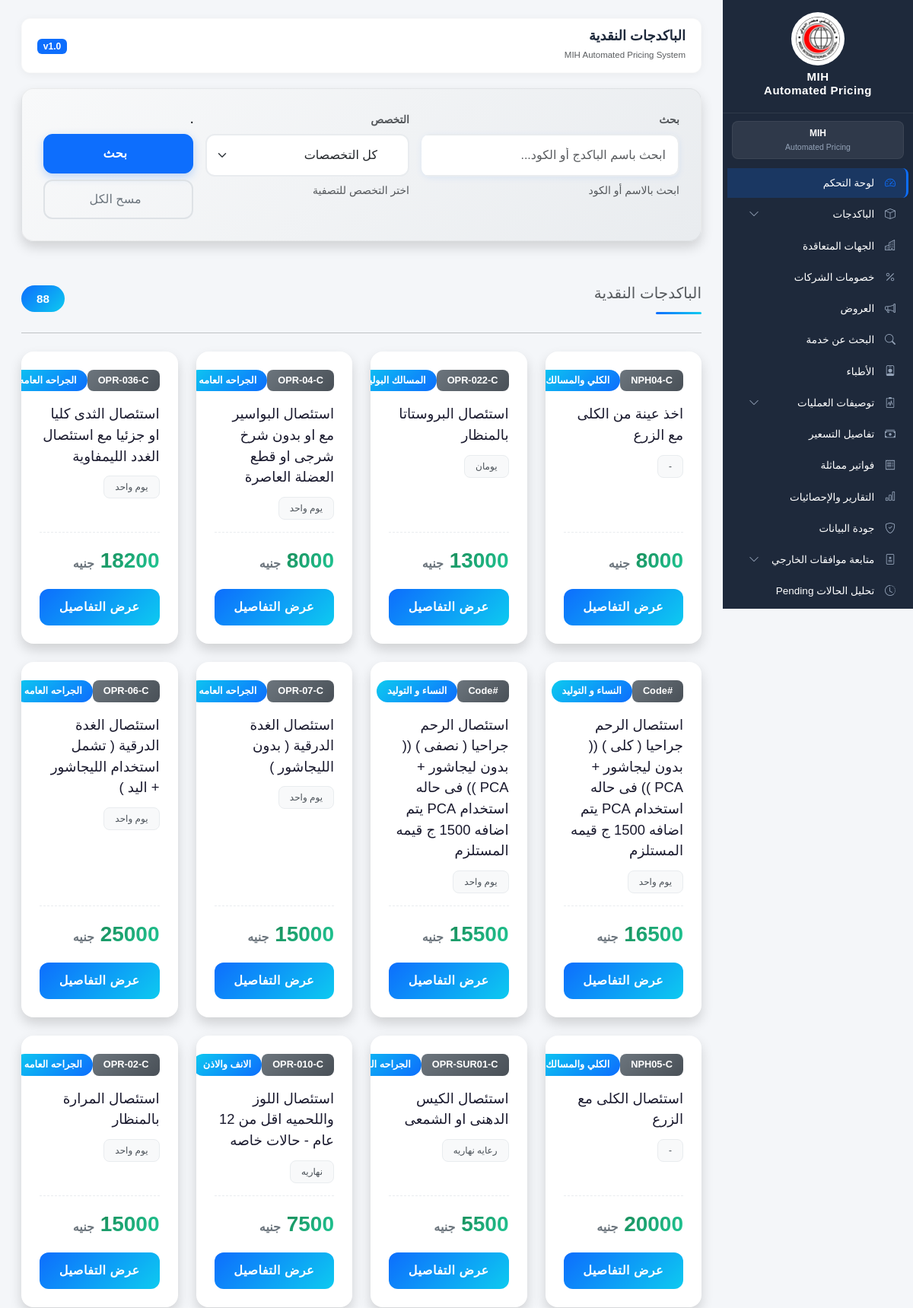
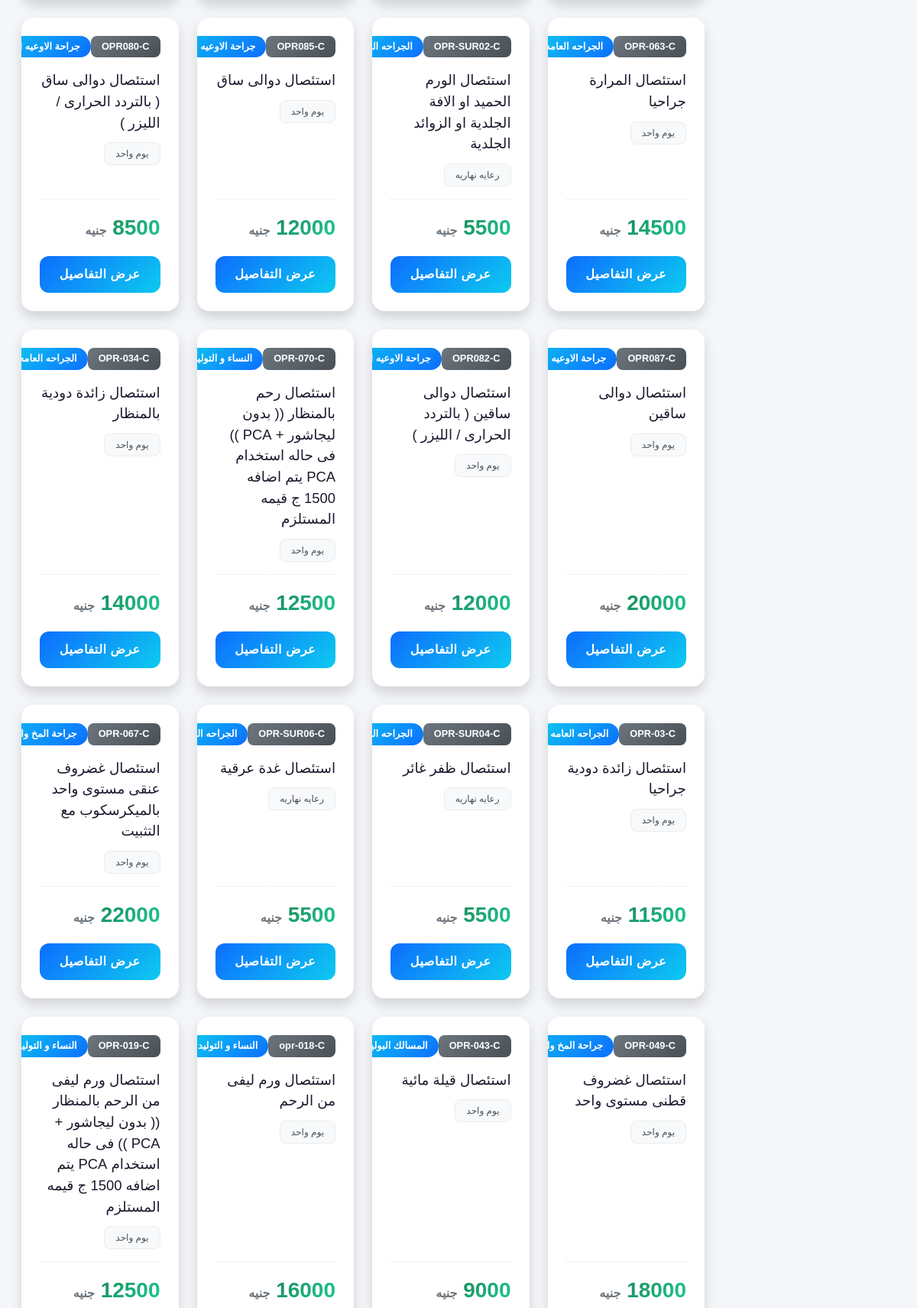
The page /cash-packages/ (upper part) on the database its author committed (2 pictures, top to bottom).
### medical_catalog/models.py (models this page shows, shortened)
class Package(models.Model):
    entity = models.ForeignKey(
        'contracts.ContractEntity',  # ✅ استخدم اسم التطبيق بالكامل
        on_delete=models.CASCADE,
        related_name="packages",
        null=True,
        blank=True,
        verbose_name="الجهة المتعاقدة"
    )
    specialty = models.ForeignKey(
        Specialty,
        on_delete=models.PROTECT,
        related_name="packages"
    )
    procedure = models.ForeignKey(
        Procedure,
        on_delete=models.SET_NULL,
        null=True,
        blank=True,
        related_name="packages"
    )
    name = models.CharField(
        max_length=500
    )
    code = models.CharField(
        max_length=100,
        blank=True,
        null=True,
        db_index=True
    )
    base_price = models.DecimalField(
        max_digits=12,
        decimal_places=2,
        blank=True,
        null=True
    )
    stay_duration = models.CharField(
        max_length=100,
        blank=True,
        null=True
    )
    effective_from = models.DateField(
        blank=True,
        null=True
    )
    notes = models.TextField(
        blank=True,
        null=True
    )
    package_note = models.TextField(
    blank=True,
    null=True
    )
    is_cash_package = models.BooleanField(
        default=False
    )
    contract_type = models.CharField(
        max_length=100,
        blank=True,
        null=True,
        verbose_name="نوع العقد"
    )
    total_without_discount = models.DecimalField(
        max_digits=12,
        decimal_places=2,
        blank=True,
        null=True,
        verbose_name="الإجمالي قبل الخصم"
    )
    total_price = models.DecimalField(
        max_digits=12,
        decimal_places=2,
        blank=True,
        null=True,
        verbose_name="السعر الإجمالي"
    )
    current_discount = models.DecimalField(
        max_digits=5,
        decimal_places=2,
        blank=True,
        null=True,
        verbose_name="الخصم الحالي"
    )
    price_list_applied = models.CharField(
        max_length=255,
        blank=True,
        null=True,
        verbose_name="قائمة الأسعار المطبقة"
    )
    special_offer_price = models.DecimalField(
        max_digits=12,
        decimal_places=2,
        blank=True,
        null=True,
        verbose_name="سعر العرض الخاص"
    )
    special_offer_company = models.CharField(
        max_length=255,
        blank=True,
        null=True,
        verbose_name="شركة العرض الخاص"
    )
    cash_price = models.DecimalField(
        max_digits=12,
        decimal_places=2,
        blank=True,
        null=True,
        verbose_name="السعر النقدي"
    )
    is_active = models.BooleanField(
        default=True
    )
    created_at = models.DateTimeField(auto_now_add=True)
    updated_at = models.DateTimeField(auto_now=True)
    class Meta:
        verbose_name = "الباكدج"
        verbose_name_plural = "الباكدجات"
        ordering = ["name"]
        indexes = [
            models.Index(fields=["specialty"]),
            models.Index(fields=["entity"]),  # ✅ إضافة فهرس للـ entity
        ]

class Specialty(models.Model):
    name = models.CharField(
        max_length=255,
        unique=True,
        verbose_name="اسم التخصص"
    )
    color = models.CharField(
        max_length=50,
        blank=True,
        null=True,
        verbose_name="اللون"
    )
    icon = models.CharField(
        max_length=100,
        blank=True,
        null=True,
        verbose_name="الأيقونة"
    )
    is_active = models.BooleanField(default=True)
    created_at = models.DateTimeField(auto_now_add=True)
    updated_at = models.DateTimeField(auto_now=True)
    class Meta:
        verbose_name = "التخصص"
        verbose_name_plural = "التخصصات"
        ordering = ["name"]

### frontend/views.py (the view)
def cash_packages(request):
    search = request.GET.get("search", "")
    specialty = request.GET.get("specialty", "")
    packages = Package.objects.select_related(
        "specialty"
    ).filter(
        is_cash_package=True
    ).order_by("name")
    if search:
        packages = packages.filter(
            Q(name__icontains=search) |
            Q(code__icontains=search)
        )
    if specialty:
        packages = packages.filter(
            specialty_id=specialty
        )
    specialties = Specialty.objects.filter(
        packages__is_cash_package=True,
        is_active=True,
    ).distinct().order_by("name")
    return render(
        request,
        "frontend/cash_packages.html",
        {
            "packages": packages,
            "search": search,
            "specialties": specialties,
            "selected_specialty": specialty,
        }
    )

### frontend/templates/frontend/cash_packages.html (shortened to what this page needs)
{% extends 'frontend/base.html' %}
{% block page_title %}
الباكدجات النقدية
{% endblock %}
{% block content %}
<div class="card shadow border-0 search-card">
    <div class="card-body">
        <form method="get">
            <div class="row g-3">
                <div class="col-lg-5 col-md-12">
                    <label class="form-label fw-bold small text-muted mb-2">
                        بحث
                    </label>
                    <div class="input-group search-input-group">
                        <input
                            type="text"
                            name="search"
                            class="form-control"
                            placeholder="ابحث باسم الباكدج أو الكود..."
                            value="{{ search }}"
                            id="searchInput"
                        >
                    </div>
                    <small class="text-muted mt-2 d-block">
                        ابحث بالاسم أو الكود
                    </small>
                </div>
                <div class="col-lg-4 col-md-6">
                    <label class="form-label fw-bold small text-muted mb-2">
                        التخصص
                    </label>
                    <select
                        name="specialty"
                        class="form-select custom-select-lg"
                        id="specialtySelect"
                    >
                        <option value="">
                            كل التخصصات
                        </option>
                    </select>
                    <small class="text-muted mt-2 d-block">
                        اختر التخصص للتصفية
                    </small>
                </div>
                <div class="col-lg-3 col-md-6">
                    <label class="form-label fw-bold small text-transparent mb-2">
                        .
                    </label>
                    <div class="d-grid gap-2">
                        <button
                            class="btn btn-primary btn-search-main"
                            type="submit"
                        >
                            بحث
                        </button>
                        <a
                            href="{% url 'cash_packages' %}"
                            class="btn btn-outline-secondary btn-reset"
                        >
                            مسح الكل
                        </a>
                    </div>
                </div>
            </div>
        </form>
    </div>
</div>
<div class="d-flex justify-content-between align-items-center mt-5 results-header">
    <h5 class="text-muted page-header mb-0">
        الباكدجات النقدية
    </h5>
    <span class="badge bg-primary rounded-pill results-badge">
        {{ packages|length }}
    </span>
</div>
<hr class="mb-4">
<div class="row g-4">
    {% for package in packages %}
    <div class="col-md-4 col-lg-3">
        <div class="card shadow border-0 package-card h-100">
            <div class="card-body d-flex flex-column">
                <div class="d-flex justify-content-between align-items-start">
                    <span class="badge badge-code">
                        {{ package.code }}
                    </span>
                    <span class="badge badge-specialty">
                        {{ package.specialty.name }}
                    </span>
                </div>
                <h5 class="card-title package-title">
                    {{ package.name }}
                </h5>
                <p class="card-text">
                    <span class="badge badge-duration">
                        {% if package.stay_duration and package.stay_duration != "nan" %}
                            {{ package.stay_duration }}
                        {% else %}
                            -
                        {% endif %}
                    </span>
                </p>
                <div class="price-section">
                    <strong class="price-value fs-3">
                        {{ package.cash_price|floatformat:0 }}
                    </strong>
                    <small class="price-currency fs-6">جنيه</small>
                </div>
                <button
                    class="btn btn-primary w-100 btn-details"
                    data-bs-toggle="modal"
                    data-bs-target="#packageModal{{ package.id }}"
                >
                    عرض التفاصيل
                </button>
            </div>
        </div>
    </div>
    {% endfor %}
</div>
{% endblock %}

### frontend/templates/frontend/base.html (style rules this page uses)
:root { --sidebar-bg: #1e293b; --sidebar-hover: rgba(255,255,255,0.12); --sidebar-active: #0d6efd; --text-white: #ffffff; --text-muted: #94a3b8; --card-shadow: 0 2px 12px rgba(0,0,0,0.05); --card-shadow-hover: 0 6px 25px rgba(0,0,0,0.1); --border-radius: 12px; --transition-speed: 0.3s; }
* { margin: 0; padding: 0; box-sizing: border-box; }
html, body { height: 100%; }
body { background: #f4f6f9; font-family: Tahoma, sans-serif; display: flex; flex-direction: column; }
.card { border: none; border-radius: var(--border-radius); box-shadow: var(--card-shadow); transition: all var(--transition-speed) ease; background: white; }

### rows shown on the page
Package: code "NPH04-C", specialty.name "الكلي والمسالك", name "اخذ عينة من الكلى مع الزرع", cash_price "8000"
Package: code "OPR-022-C", specialty.name "المسالك…", name "استئصال البروستاتا بالمنظار", stay_duration "يومان", cash_price "13000"
Package: code "OPR-04-C", specialty.name "الجراحه العامه", name "استئصال البواسير مع او بدون شرخ شرجى او قطع العضلة العاصرة", stay_duration "يوم واحد", cash_price "8000"
Package: code "OPR-036-C", specialty.name "الجراحه…", name "استئصال الثدى كليا او جزئيا مع استئصال الغدد الليمفاوية", stay_duration "يوم واحد", cash_price "18200"
Package: code "#Code", specialty.name "النساء و التوليد", name "استئصال الرحم جراحيا ( كلى ) (( بدون ليجاشور + PCA )) فى حاله استخدام PCA يتم اضافه 1500 ج قيمه المستلزم", stay_duration "يوم واحد"
Package: code "#Code", specialty.name "النساء و التوليد", name "استئصال الرحم جراحيا ( نصفى ) (( بدون ليجاشور + PCA )) فى حاله استخدام PCA يتم اضافه 1500 ج قيمه المستلزم", stay_duration "يوم واحد", cash_price "15500"
Package: code "OPR-07-C", specialty.name "الجراحه العامه", name "استئصال الغدة الدرقية ( بدون الليجاشور )", stay_duration "يوم واحد"
Package: code "OPR-06-C", specialty.name "الجراحه العامه", name "استئصال الغدة الدرقية ( تشمل استخدام الليجاشور + اليد )", stay_duration "يوم واحد", cash_price "25000"
Package: code "NPH05-C", specialty.name "الكلي والمسالك", name "استئصال الكلى مع الزرع"
Package: code "OPR-SUR01-C", specialty.name "الجراحه…", name "استئصال الكيس الدهنى او الشمعى", stay_duration "رعايه نهاريه"
Package: code "OPR-010-C", specialty.name "الانف والاذن", name "استئصال اللوز واللحميه اقل من 12 عام - حالات خاصه", stay_duration "نهاريه", cash_price "7500"
Package: code "OPR-02-C", specialty.name "الجراحه العامه", name "استئصال المرارة بالمنظار", stay_duration "يوم واحد", cash_price "15000"
Package: code "OPR-063-C", specialty.name "الجراحه…", name "استئصال المرارة جراحيا", stay_duration "يوم واحد"
Package: code "OPR-SUR02-C", specialty.name "الجراحه…", name "استئصال الورم الحميد او الافة الجلدية او الزوائد الجلدية", stay_duration "رعايه نهاريه"
Package: code "OPR085-C", specialty.name "جراحة الاوعيه…", name "استئصال دوالى ساق", stay_duration "يوم واحد"
Package: code "OPR080-C", specialty.name "جراحة الاوعيه…", name "استئصال دوالى ساق ( بالتردد الحرارى / الليزر )", stay_duration "يوم واحد"
Package: code "OPR087-C", specialty.name "جراحة الاوعيه…", name "استئصال دوالى ساقين", stay_duration "يوم واحد"
Package: code "OPR082-C", specialty.name "جراحة الاوعيه…", name "استئصال دوالى ساقين ( بالتردد الحرارى / الليزر )", stay_duration "يوم واحد", cash_price "12000"
Package: code "OPR-070-C", specialty.name "النساء و…", name "استئصال رحم بالمنظار (( بدون ليجاشور + PCA )) فى حاله استخدام PCA يتم اضافه 1500 ج قيمه المستلزم", stay_duration "يوم واحد"
Package: code "OPR-034-C", specialty.name "الجراحه…", name "استئصال زائدة دودية بالمنظار", stay_duration "يوم واحد", cash_price "14000"
Package: code "OPR-03-C", specialty.name "الجراحه العامه", name "استئصال زائدة دودية جراحيا", stay_duration "يوم واحد", cash_price "11500"
Package: code "OPR-SUR04-C", specialty.name "الجراحه…", name "استئصال ظفر غائر", stay_duration "رعايه نهاريه"
Package: code "OPR-SUR06-C", specialty.name "الجراحه…", name "استئصال غدة عرقية", stay_duration "رعايه نهاريه", cash_price "5500"
Package: code "OPR-067-C", specialty.name "جراحة المخ…", name "استئصال غضروف عنقى مستوى واحد بالميكرسكوب مع التثبيت", stay_duration "يوم واحد", cash_price "22000"
Package: code "OPR-049-C", specialty.name "جراحة المخ…", name "استئصال غضروف قطنى مستوى واحد", stay_duration "يوم واحد"
Package: code "OPR-043-C", specialty.name "المسالك…", name "استئصال قيلة مائية", stay_duration "يوم واحد"
Package: code "opr-018-C", specialty.name "النساء و التوليد", name "استئصال ورم ليفى من الرحم", stay_duration "يوم واحد"
Package: code "OPR-019-C", specialty.name "النساء و…", name "استئصال ورم ليفى من الرحم بالمنظار (( بدون ليجاشور + PCA )) فى حاله استخدام PCA يتم اضافه 1500 ج قيمه المستلزم", stay_duration "يوم واحد", cash_price "12500"

### other values the page prints
{{ packages|length }} "88"
